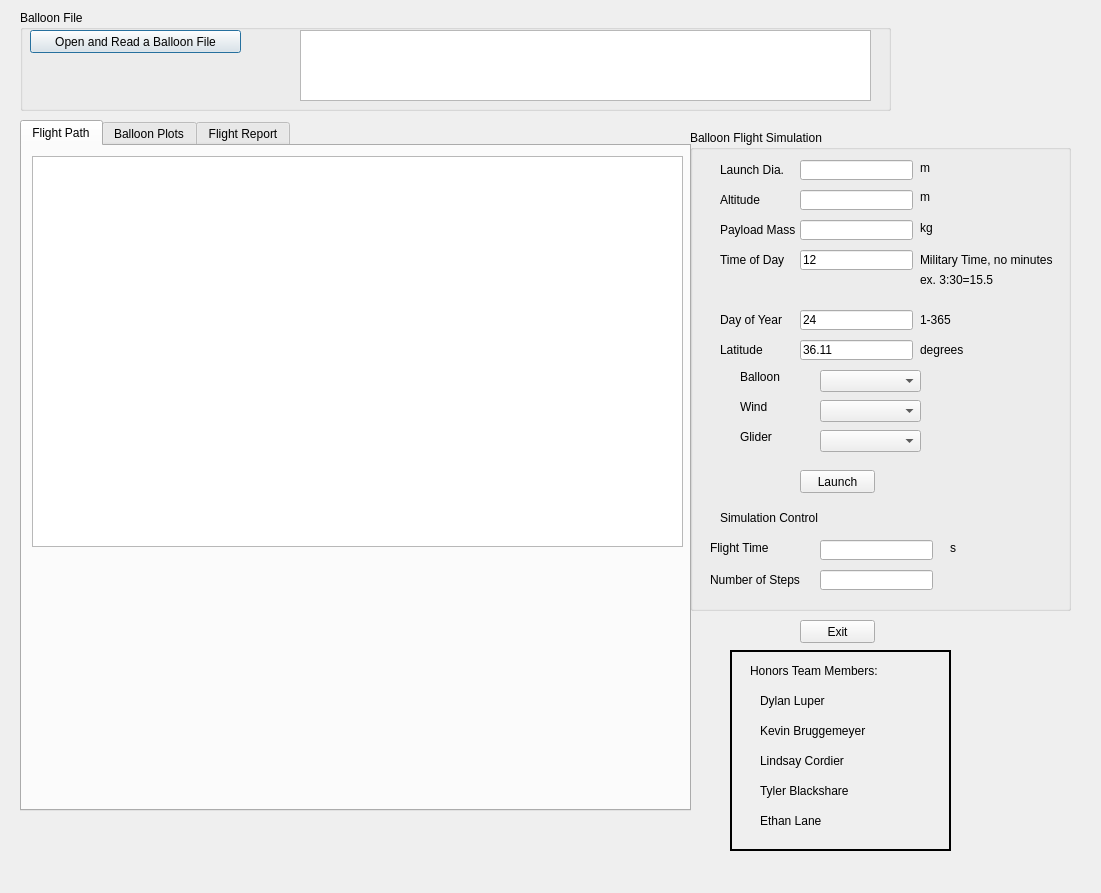
<?xml version="1.0" encoding="UTF-8"?>
<ui version="4.0">
 <class>Dialog</class>
 <widget class="QDialog" name="Dialog">
  <property name="geometry">
   <rect>
    <x>0</x>
    <y>0</y>
    <width>1101</width>
    <height>893</height>
   </rect>
  </property>
  <property name="windowTitle">
   <string>Strato Glider and Balloon Analysis</string>
  </property>
  <widget class="QGroupBox" name="groupBox">
   <property name="geometry">
    <rect>
     <x>20</x>
     <y>10</y>
     <width>871</width>
     <height>101</height>
    </rect>
   </property>
   <property name="title">
    <string>Balloon File</string>
   </property>
   <widget class="QPushButton" name="pushButton_Open">
    <property name="geometry">
     <rect>
      <x>10</x>
      <y>20</y>
      <width>211</width>
      <height>23</height>
     </rect>
    </property>
    <property name="text">
     <string>Open and Read a Balloon File</string>
    </property>
   </widget>
   <widget class="QTextEdit" name="textEdit_filename">
    <property name="geometry">
     <rect>
      <x>280</x>
      <y>20</y>
      <width>571</width>
      <height>71</height>
     </rect>
    </property>
   </widget>
  </widget>
  <widget class="QTabWidget" name="tabWidget">
   <property name="geometry">
    <rect>
     <x>20</x>
     <y>120</y>
     <width>671</width>
     <height>691</height>
    </rect>
   </property>
   <property name="currentIndex">
    <number>0</number>
   </property>
   <widget class="QWidget" name="tab">
    <attribute name="title">
     <string>Flight Path</string>
    </attribute>
    <widget class="QGraphicsView" name="graphicsView_flightpath">
     <property name="geometry">
      <rect>
       <x>10</x>
       <y>10</y>
       <width>651</width>
       <height>391</height>
      </rect>
     </property>
    </widget>
   </widget>
   <widget class="QWidget" name="tab_2">
    <attribute name="title">
     <string>Balloon Plots</string>
    </attribute>
    <widget class="QGraphicsView" name="graphicsView_balloonplots">
     <property name="geometry">
      <rect>
       <x>10</x>
       <y>10</y>
       <width>651</width>
       <height>641</height>
      </rect>
     </property>
    </widget>
   </widget>
   <widget class="QWidget" name="tab_3">
    <attribute name="title">
     <string>Flight Report</string>
    </attribute>
    <widget class="QPlainTextEdit" name="plainTextEdit_FlightReport">
     <property name="geometry">
      <rect>
       <x>10</x>
       <y>10</y>
       <width>651</width>
       <height>421</height>
      </rect>
     </property>
    </widget>
   </widget>
  </widget>
  <widget class="QGroupBox" name="groupBox_2">
   <property name="geometry">
    <rect>
     <x>690</x>
     <y>130</y>
     <width>381</width>
     <height>481</height>
    </rect>
   </property>
   <property name="title">
    <string>Balloon Flight Simulation</string>
   </property>
   <widget class="QLabel" name="label">
    <property name="geometry">
     <rect>
      <x>30</x>
      <y>30</y>
      <width>71</width>
      <height>20</height>
     </rect>
    </property>
    <property name="text">
     <string>Launch Dia.</string>
    </property>
   </widget>
   <widget class="QLabel" name="label_2">
    <property name="geometry">
     <rect>
      <x>30</x>
      <y>60</y>
      <width>61</width>
      <height>20</height>
     </rect>
    </property>
    <property name="text">
     <string>Altitude</string>
    </property>
   </widget>
   <widget class="QLabel" name="label_3">
    <property name="geometry">
     <rect>
      <x>30</x>
      <y>90</y>
      <width>81</width>
      <height>20</height>
     </rect>
    </property>
    <property name="text">
     <string>Payload Mass</string>
    </property>
   </widget>
   <widget class="QLabel" name="label_4">
    <property name="geometry">
     <rect>
      <x>50</x>
      <y>300</y>
      <width>47</width>
      <height>13</height>
     </rect>
    </property>
    <property name="text">
     <string>Glider</string>
    </property>
   </widget>
   <widget class="QLabel" name="label_5">
    <property name="geometry">
     <rect>
      <x>50</x>
      <y>240</y>
      <width>47</width>
      <height>13</height>
     </rect>
    </property>
    <property name="text">
     <string>Balloon</string>
    </property>
   </widget>
   <widget class="QLabel" name="label_6">
    <property name="geometry">
     <rect>
      <x>50</x>
      <y>270</y>
      <width>47</width>
      <height>13</height>
     </rect>
    </property>
    <property name="text">
     <string>Wind</string>
    </property>
   </widget>
   <widget class="QLabel" name="label_7">
    <property name="geometry">
     <rect>
      <x>20</x>
      <y>440</y>
      <width>101</width>
      <height>20</height>
     </rect>
    </property>
    <property name="text">
     <string>Number of Steps</string>
    </property>
   </widget>
   <widget class="QLabel" name="label_8">
    <property name="geometry">
     <rect>
      <x>30</x>
      <y>380</y>
      <width>121</width>
      <height>16</height>
     </rect>
    </property>
    <property name="text">
     <string>Simulation Control</string>
    </property>
   </widget>
   <widget class="QLabel" name="label_9">
    <property name="geometry">
     <rect>
      <x>20</x>
      <y>410</y>
      <width>71</width>
      <height>16</height>
     </rect>
    </property>
    <property name="text">
     <string>Flight Time</string>
    </property>
   </widget>
   <widget class="QLineEdit" name="lineEdit_LaunchDia">
    <property name="geometry">
     <rect>
      <x>110</x>
      <y>30</y>
      <width>113</width>
      <height>20</height>
     </rect>
    </property>
   </widget>
   <widget class="QLineEdit" name="lineEdit_alt">
    <property name="geometry">
     <rect>
      <x>110</x>
      <y>60</y>
      <width>113</width>
      <height>20</height>
     </rect>
    </property>
   </widget>
   <widget class="QLineEdit" name="lineEdit_mass">
    <property name="geometry">
     <rect>
      <x>110</x>
      <y>90</y>
      <width>113</width>
      <height>20</height>
     </rect>
    </property>
   </widget>
   <widget class="QLabel" name="label_10">
    <property name="geometry">
     <rect>
      <x>230</x>
      <y>90</y>
      <width>71</width>
      <height>16</height>
     </rect>
    </property>
    <property name="text">
     <string>kg</string>
    </property>
   </widget>
   <widget class="QLabel" name="label_11">
    <property name="geometry">
     <rect>
      <x>230</x>
      <y>30</y>
      <width>51</width>
      <height>16</height>
     </rect>
    </property>
    <property name="text">
     <string>m</string>
    </property>
   </widget>
   <widget class="QLabel" name="label_12">
    <property name="geometry">
     <rect>
      <x>230</x>
      <y>60</y>
      <width>47</width>
      <height>13</height>
     </rect>
    </property>
    <property name="text">
     <string>m</string>
    </property>
   </widget>
   <widget class="QLineEdit" name="lineEdit_Steps">
    <property name="geometry">
     <rect>
      <x>130</x>
      <y>440</y>
      <width>113</width>
      <height>20</height>
     </rect>
    </property>
   </widget>
   <widget class="QLineEdit" name="lineEdit_FlightTime">
    <property name="geometry">
     <rect>
      <x>130</x>
      <y>410</y>
      <width>113</width>
      <height>20</height>
     </rect>
    </property>
   </widget>
   <widget class="QLabel" name="label_13">
    <property name="geometry">
     <rect>
      <x>260</x>
      <y>410</y>
      <width>71</width>
      <height>16</height>
     </rect>
    </property>
    <property name="text">
     <string>s</string>
    </property>
   </widget>
   <widget class="QComboBox" name="comboBox_balloon">
    <property name="geometry">
     <rect>
      <x>130</x>
      <y>240</y>
      <width>101</width>
      <height>22</height>
     </rect>
    </property>
   </widget>
   <widget class="QComboBox" name="comboBox_wind">
    <property name="geometry">
     <rect>
      <x>130</x>
      <y>270</y>
      <width>101</width>
      <height>22</height>
     </rect>
    </property>
   </widget>
   <widget class="QComboBox" name="comboBox_glider">
    <property name="geometry">
     <rect>
      <x>130</x>
      <y>300</y>
      <width>101</width>
      <height>22</height>
     </rect>
    </property>
   </widget>
   <widget class="QPushButton" name="pushButton_Launch">
    <property name="geometry">
     <rect>
      <x>110</x>
      <y>340</y>
      <width>75</width>
      <height>23</height>
     </rect>
    </property>
    <property name="text">
     <string>Launch</string>
    </property>
   </widget>
   <widget class="QLabel" name="label_33">
    <property name="geometry">
     <rect>
      <x>30</x>
      <y>120</y>
      <width>81</width>
      <height>20</height>
     </rect>
    </property>
    <property name="text">
     <string>Time of Day</string>
    </property>
   </widget>
   <widget class="QLineEdit" name="lineEdit_TimeofDay">
    <property name="geometry">
     <rect>
      <x>110</x>
      <y>120</y>
      <width>113</width>
      <height>20</height>
     </rect>
    </property>
    <property name="text">
     <string>12</string>
    </property>
   </widget>
   <widget class="QLabel" name="label_34">
    <property name="geometry">
     <rect>
      <x>30</x>
      <y>180</y>
      <width>81</width>
      <height>20</height>
     </rect>
    </property>
    <property name="text">
     <string>Day of Year</string>
    </property>
   </widget>
   <widget class="QLineEdit" name="lineEdit_DayofYear">
    <property name="geometry">
     <rect>
      <x>110</x>
      <y>180</y>
      <width>113</width>
      <height>20</height>
     </rect>
    </property>
    <property name="text">
     <string>24</string>
    </property>
   </widget>
   <widget class="QLabel" name="label_35">
    <property name="geometry">
     <rect>
      <x>230</x>
      <y>120</y>
      <width>151</width>
      <height>20</height>
     </rect>
    </property>
    <property name="text">
     <string>Military Time, no minutes</string>
    </property>
   </widget>
   <widget class="QLabel" name="label_36">
    <property name="geometry">
     <rect>
      <x>230</x>
      <y>180</y>
      <width>81</width>
      <height>20</height>
     </rect>
    </property>
    <property name="text">
     <string>1-365</string>
    </property>
   </widget>
   <widget class="QLabel" name="label_54">
    <property name="geometry">
     <rect>
      <x>230</x>
      <y>140</y>
      <width>151</width>
      <height>20</height>
     </rect>
    </property>
    <property name="text">
     <string>ex. 3:30=15.5</string>
    </property>
   </widget>
   <widget class="QLineEdit" name="lineEdit_Latitude">
    <property name="geometry">
     <rect>
      <x>110</x>
      <y>210</y>
      <width>113</width>
      <height>20</height>
     </rect>
    </property>
    <property name="text">
     <string>36.11</string>
    </property>
   </widget>
   <widget class="QLabel" name="label_55">
    <property name="geometry">
     <rect>
      <x>230</x>
      <y>210</y>
      <width>81</width>
      <height>20</height>
     </rect>
    </property>
    <property name="text">
     <string>degrees</string>
    </property>
   </widget>
   <widget class="QLabel" name="label_56">
    <property name="geometry">
     <rect>
      <x>30</x>
      <y>210</y>
      <width>81</width>
      <height>20</height>
     </rect>
    </property>
    <property name="text">
     <string>Latitude</string>
    </property>
   </widget>
  </widget>
  <widget class="QPushButton" name="pushButton">
   <property name="geometry">
    <rect>
     <x>800</x>
     <y>620</y>
     <width>75</width>
     <height>23</height>
    </rect>
   </property>
   <property name="text">
    <string>Exit</string>
   </property>
  </widget>
  <widget class="QFrame" name="frame">
   <property name="geometry">
    <rect>
     <x>730</x>
     <y>650</y>
     <width>221</width>
     <height>201</height>
    </rect>
   </property>
   <property name="frameShape">
    <enum>QFrame::WinPanel</enum>
   </property>
   <property name="frameShadow">
    <enum>QFrame::Plain</enum>
   </property>
   <widget class="QLabel" name="label_14">
    <property name="geometry">
     <rect>
      <x>20</x>
      <y>10</y>
      <width>161</width>
      <height>21</height>
     </rect>
    </property>
    <property name="frameShape">
     <enum>QFrame::NoFrame</enum>
    </property>
    <property name="text">
     <string>Honors Team Members:</string>
    </property>
   </widget>
   <widget class="QLabel" name="label_15">
    <property name="geometry">
     <rect>
      <x>30</x>
      <y>40</y>
      <width>111</width>
      <height>21</height>
     </rect>
    </property>
    <property name="frameShape">
     <enum>QFrame::NoFrame</enum>
    </property>
    <property name="text">
     <string>Dylan Luper</string>
    </property>
   </widget>
   <widget class="QLabel" name="label_16">
    <property name="geometry">
     <rect>
      <x>30</x>
      <y>70</y>
      <width>111</width>
      <height>21</height>
     </rect>
    </property>
    <property name="frameShape">
     <enum>QFrame::NoFrame</enum>
    </property>
    <property name="text">
     <string>Kevin Bruggemeyer</string>
    </property>
   </widget>
   <widget class="QLabel" name="label_17">
    <property name="geometry">
     <rect>
      <x>30</x>
      <y>100</y>
      <width>111</width>
      <height>21</height>
     </rect>
    </property>
    <property name="frameShape">
     <enum>QFrame::NoFrame</enum>
    </property>
    <property name="text">
     <string>Lindsay Cordier</string>
    </property>
   </widget>
   <widget class="QLabel" name="label_18">
    <property name="geometry">
     <rect>
      <x>30</x>
      <y>130</y>
      <width>111</width>
      <height>21</height>
     </rect>
    </property>
    <property name="frameShape">
     <enum>QFrame::NoFrame</enum>
    </property>
    <property name="text">
     <string>Tyler Blackshare</string>
    </property>
   </widget>
   <widget class="QLabel" name="label_19">
    <property name="geometry">
     <rect>
      <x>30</x>
      <y>160</y>
      <width>111</width>
      <height>21</height>
     </rect>
    </property>
    <property name="frameShape">
     <enum>QFrame::NoFrame</enum>
    </property>
    <property name="text">
     <string>Ethan Lane</string>
    </property>
   </widget>
  </widget>
 </widget>
 <resources/>
 <connections/>
</ui>
